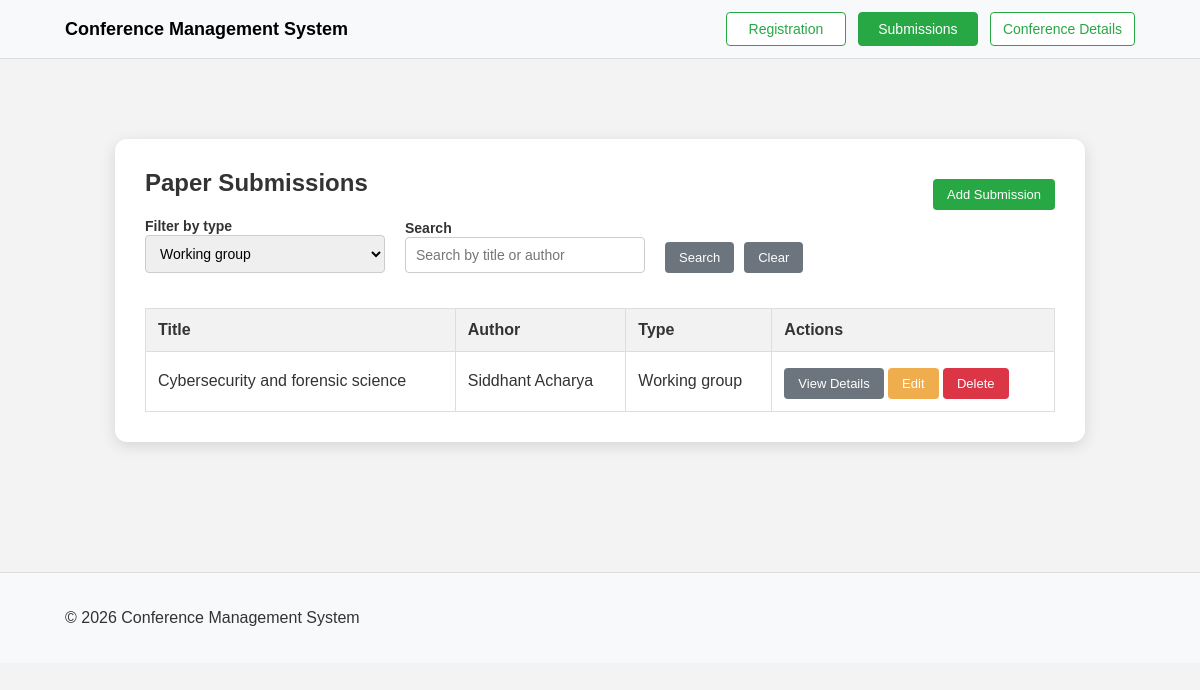
Page /submissions.php?type=Working group on the committed database.
### tables this page shows
CREATE TABLE Submissions (
    id INTEGER PRIMARY KEY AUTOINCREMENT,
    User_id INTEGER,
    title TEXT NOT NULL,
    paper_type TEXT,
    accepted BOOLEAN,
    abstract TEXT,
    FOREIGN KEY (User_id) REFERENCES Users(id)
);

CREATE TABLE Users (
    id INTEGER PRIMARY KEY AUTOINCREMENT,
    Name TEXT NOT NULL,
    Email TEXT UNIQUE,
    affiliation TEXT,
    Role TEXT
);

### submissions.php (the view, shortened to what this page needs)
<?php
include('db_conn.php');
$search = trim($_GET['search'] ?? '');
$type = trim($_GET['type'] ?? 'all');
$sql = "
    SELECT
        s.id,
        s.title,
        s.paper_type,
        s.abstract,
        u.Name AS author_name,
        u.Email AS author_email,
        u.affiliation
    FROM Submissions s
    JOIN Users u ON s.User_id = u.id
    WHERE 1 = 1
";
$params = [];
if ($type !== 'all') {
    $sql .= " AND s.paper_type = :type";
    $params[':type'] = $type;
}
$sql .= " ORDER BY s.id ASC";
$stmt = $pdo->prepare($sql);
$stmt->execute($params);
$submissions = $stmt->fetchAll(PDO::FETCH_ASSOC);
?>
<!DOCTYPE html>
<html lang="en">
<head>
  <link rel="stylesheet" href="styles.css" />
</head>
<body>
  <nav class="navbar">
        <div class="container">
            <a class="brand" href="index.php">Conference Management System</a>
            <div class="nav-buttons">
                <a class="btn btn-outline nav-link" href="registration.php">Registration</a>
                <a class="btn btn-outline nav-link" href="submissions.php">Submissions</a>
                <a class="btn btn-outline nav-link" href="conference_details.php">Conference Details</a>
            </div>
        </div>
    </nav>
  <main class="content-area">
    <div class="wrapper">
      <div class="details-box">
        <div style="display:flex; justify-content:space-between; align-items:center; gap:16px; flex-wrap:wrap;">
          <h2>Paper Submissions</h2>
          <a href="create_submissions.php" class="success-btn">Add Submission</a>
        </div>
        <form method="get" class="filter-box">
          <div>
            <label for="typeFilter">Filter by type</label><br>
            <select id="typeFilter" name="type">
              <option value="Working group" <?php if ($type === 'Working group') echo 'selected'; ?>>Working group</option>
            </select>
          </div>
          <div>
            <label for="searchInput">Search</label><br>
            <input
              type="text"
              id="searchInput"
              name="search"
              placeholder="Search by title or author"
              value="<?php echo htmlspecialchars($search); ?>"
            />
          </div>
          <div class="filter-buttons">
            <button type="submit" class="secondary-btn">Search</button>
            <a href="submissions.php" class="detailsBtn">Clear</a>
          </div>
        </form>
        <div class="table-wrap">
          <table class="submission-table">
            <thead>
              <tr>
                <th>Title</th>
                <th>Author</th>
                <th>Type</th>
                <th>Actions</th>
              </tr>
            </thead>
            <tbody>
              <?php if (count($submissions) > 0): ?>
                <?php foreach ($submissions as $row): ?>
                  <tr>
                    <td><?php echo htmlspecialchars($row['title']); ?></td>
                    <td><?php echo htmlspecialchars($row['author_name']); ?></td>
                    <td><?php echo htmlspecialchars($row['paper_type']); ?></td>
                    <td class="actions-cell">
                      <a href="details.php?id=<?php echo $row['id']; ?>" class="detailsBtn">View Details</a>
                      <a href="update_submission.php?id=<?php echo $row['id']; ?>" class="warning-btn">Edit</a>
                      <form action="engine.php" method="post" class="delete-form" style="display:inline;">
                        <button type="submit" name="delete_submission" class="danger-btn">Delete</button>
                      </form>
                    </td>
                  </tr>
                <?php endforeach; ?>
              <?php else: ?>
                <tr>
                  <td colspan="4">No matching submissions found.</td>
                </tr>
              <?php endif; ?>
            </tbody>
          </table>
        </div>
      </div>
    </div>
  </main>
  <footer>
    <div class="container footer-row">
      <p>&copy; 2026 Conference Management System</p>
    </div>
  </footer>
</body>
</html>

### styles.css (style rules this page uses)
* { box-sizing: border-box; }
body { margin: 0; font-family: Arial, sans-serif; background-color: #f3f3f3; color: #333; }
a { text-decoration: none; color: inherit; }
.navbar { background-color: #f8f9fa; border-bottom: 1px solid #ddd; padding: 12px 0; }
.container { max-width: 1100px; margin: auto; padding: 0 15px; display: flex; justify-content: space-between; align-items: center; }
.brand { text-decoration: none; font-weight: bold; font-size: 18px; color: #000; }
.nav-buttons { display: flex; gap: 12px; flex-wrap: wrap; }
.btn-outline { display: inline-block; min-width: 120px; text-align: center; padding: 8px 12px; border: 1px solid #28a745; color: #28a745; text-decoration: none; border-radius: 4px; font-size: 14px; background: #fff; }
.btn-outline:hover, .btn-outline.active { background-color: #28a745; color: white; }
.content-area, .content-area-register { padding-top: 50px; padding-bottom: 50px; }
.wrapper { max-width: 1000px; margin: 30px auto; padding: 0 15px; }
.details-box, .form-box-register, .page-box { background: white; padding: 30px; border-radius: 12px; max-width: 1000px; margin: auto; box-shadow: 0px 4px 15px rgba(0, 0, 0, 0.12); }
h1, h2, h3 { color: #333; margin-top: 0; }
.filter-box { display: flex; gap: 20px; margin-bottom: 20px; flex-wrap: wrap; align-items: end; }
.filter-box label { font-size: 14px; font-weight: bold; }
.filter-box select, .filter-box input { padding: 9px 10px; width: 240px; font-size: 14px; box-sizing: border-box; border: 1px solid #ccc; border-radius: 4px; }
.filter-buttons { display: flex; flex-direction: row; gap: 10px; align-items: center; }
.table-wrap { overflow-x: auto; }
.submission-table { width: 100%; border-collapse: collapse; margin-top: 15px; background: #fff; }
.submission-table th, .submission-table td { border: 1px solid #ddd; padding: 12px; text-align: left; vertical-align: middle; }
.submission-table th { background-color: #f2f2f2; font-weight: bold; }
.actions-cell { white-space: nowrap; }
.primary-btn, .secondary-btn, .success-btn, .warning-btn, .danger-btn, .detailsBtn { display: inline-block; padding: 8px 14px; font-size: 13px; border-radius: 4px; cursor: pointer; border: none; text-decoration: none; margin-top: 4px; }
.secondary-btn { background-color: #6c757d; color: white; }
.success-btn { background-color: #28a745; color: white; }
.warning-btn { background-color: #f0ad4e; color: white; }
.danger-btn { background-color: #dc3545; color: white; }
.detailsBtn { background-color: #6c757d; color: white; }
footer { padding: 20px; background-color: #f8f9fa; margin-top: 50px; border-top: 1px solid #ddd; }
.footer-row { width: 100%; text-align: center; }

### rows in the picture
submissions: title "Cybersecurity and forensic science", User.Name "Siddhant Acharya", paper_type "Working group"
